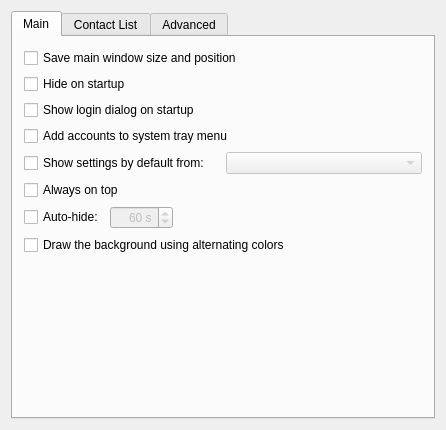
<ui version="4.0" >
 <class>mainSettingsClass</class>
 <widget class="QWidget" name="mainSettingsClass" >
  <property name="geometry" >
   <rect>
    <x>0</x>
    <y>0</y>
    <width>446</width>
    <height>430</height>
   </rect>
  </property>
  <property name="windowTitle" >
   <string>mainSettings</string>
  </property>
  <layout class="QGridLayout" >
   <item row="0" column="0" >
    <widget class="QTabWidget" name="tabMainSettings" >
     <property name="tabPosition" >
      <enum>QTabWidget::North</enum>
     </property>
     <property name="tabShape" >
      <enum>QTabWidget::Rounded</enum>
     </property>
     <property name="currentIndex" >
      <number>0</number>
     </property>
     <property name="elideMode" >
      <enum>Qt::ElideNone</enum>
     </property>
     <widget class="QWidget" name="mainTab" >
      <property name="geometry" >
       <rect>
        <x>0</x>
        <y>0</y>
        <width>424</width>
        <height>380</height>
       </rect>
      </property>
      <attribute name="title" >
       <string>Main</string>
      </attribute>
      <attribute name="icon" >
       <iconset resource="../qutim.qrc" >
        <normaloff>:/icons/crystal_project/settings.png</normaloff>:/icons/crystal_project/settings.png</iconset>
      </attribute>
      <attribute name="toolTip" >
       <string>Main Window Settings</string>
      </attribute>
      <layout class="QGridLayout" >
       <item row="0" column="0" >
        <widget class="QCheckBox" name="sizePosBox" >
         <property name="text" >
          <string>Save main window size and position</string>
         </property>
        </widget>
       </item>
       <item row="1" column="0" >
        <widget class="QCheckBox" name="hideBox" >
         <property name="text" >
          <string>Hide on startup</string>
         </property>
        </widget>
       </item>
       <item row="2" column="0" >
        <widget class="QCheckBox" name="loginDialogBox" >
         <property name="text" >
          <string>Show login dialog on startup</string>
         </property>
        </widget>
       </item>
       <item row="3" column="0" >
        <widget class="QCheckBox" name="menuAccountBox" >
         <property name="text" >
          <string>Add accounts to system tray menu</string>
         </property>
        </widget>
       </item>
       <item row="4" column="0" >
        <layout class="QHBoxLayout" >
         <item>
          <widget class="QCheckBox" name="showSettingsBox" >
           <property name="text" >
            <string>Show settings by default from:</string>
           </property>
          </widget>
         </item>
         <item>
          <widget class="QComboBox" name="accountBox" >
           <property name="enabled" >
            <bool>false</bool>
           </property>
          </widget>
         </item>
        </layout>
       </item>
       <item row="5" column="0" >
        <widget class="QCheckBox" name="onTopBox" >
         <property name="text" >
          <string>Always on top</string>
         </property>
        </widget>
       </item>
       <item row="6" column="0" >
        <layout class="QHBoxLayout" >
         <item>
          <widget class="QCheckBox" name="ahideBox" >
           <property name="text" >
            <string>Auto-hide:</string>
           </property>
          </widget>
         </item>
         <item>
          <widget class="QSpinBox" name="secondsBox" >
           <property name="enabled" >
            <bool>false</bool>
           </property>
           <property name="layoutDirection" >
            <enum>Qt::LeftToRight</enum>
           </property>
           <property name="alignment" >
            <set>Qt::AlignRight|Qt::AlignTrailing|Qt::AlignVCenter</set>
           </property>
           <property name="suffix" >
            <string> s</string>
           </property>
           <property name="maximum" >
            <number>3600</number>
           </property>
           <property name="value" >
            <number>60</number>
           </property>
          </widget>
         </item>
         <item>
          <spacer>
           <property name="orientation" >
            <enum>Qt::Horizontal</enum>
           </property>
           <property name="sizeHint" stdset="0" >
            <size>
             <width>40</width>
             <height>20</height>
            </size>
           </property>
          </spacer>
         </item>
        </layout>
       </item>
       <item row="8" column="0" >
        <spacer>
         <property name="orientation" >
          <enum>Qt::Vertical</enum>
         </property>
         <property name="sizeHint" stdset="0" >
          <size>
           <width>360</width>
           <height>31</height>
          </size>
         </property>
        </spacer>
       </item>
       <item row="7" column="0" >
        <widget class="QCheckBox" name="rowBox" >
         <property name="text" >
          <string>Draw the background using alternating colors</string>
         </property>
        </widget>
       </item>
      </layout>
     </widget>
     <widget class="QWidget" name="cListTab" >
      <property name="geometry" >
       <rect>
        <x>0</x>
        <y>0</y>
        <width>424</width>
        <height>380</height>
       </rect>
      </property>
      <attribute name="title" >
       <string>Contact List</string>
      </attribute>
      <attribute name="icon" >
       <iconset resource="../qutim.qrc" >
        <normaloff>:/icons/crystal_project/contactlist.png</normaloff>:/icons/crystal_project/contactlist.png</iconset>
      </attribute>
      <layout class="QGridLayout" >
       <item row="1" column="0" >
        <widget class="QGroupBox" name="clAccountsBox" >
         <property name="enabled" >
          <bool>true</bool>
         </property>
         <property name="title" >
          <string>Merge active accounts</string>
         </property>
         <property name="checkable" >
          <bool>true</bool>
         </property>
         <property name="checked" >
          <bool>false</bool>
         </property>
         <layout class="QGridLayout" >
          <property name="margin" >
           <number>6</number>
          </property>
          <property name="spacing" >
           <number>3</number>
          </property>
          <item row="0" column="0" >
           <layout class="QGridLayout" name="gridLayout" >
            <property name="spacing" >
             <number>3</number>
            </property>
            <item row="0" column="0" >
             <widget class="QCheckBox" name="showGroupsBox" >
              <property name="text" >
               <string>Show groups</string>
              </property>
             </widget>
            </item>
            <item row="1" column="0" >
             <widget class="QCheckBox" name="hideGroupsBox" >
              <property name="enabled" >
               <bool>false</bool>
              </property>
              <property name="text" >
               <string>Hide empty groups</string>
              </property>
             </widget>
            </item>
            <item row="0" column="1" >
             <widget class="QCheckBox" name="offlineBox" >
              <property name="text" >
               <string>Hide offline users</string>
              </property>
             </widget>
            </item>
            <item row="1" column="1" >
             <widget class="QCheckBox" name="separatorBox" >
              <property name="text" >
               <string>Hide online/offline separators</string>
              </property>
             </widget>
            </item>
           </layout>
          </item>
         </layout>
        </widget>
       </item>
       <item row="2" column="0" >
        <widget class="QGroupBox" name="sortBox" >
         <property name="title" >
          <string>Sort by:</string>
         </property>
         <layout class="QGridLayout" >
          <property name="verticalSpacing" >
           <number>0</number>
          </property>
          <item row="0" column="0" >
           <widget class="QRadioButton" name="unsortedButton" >
            <property name="text" >
             <string>Unsorted</string>
            </property>
           </widget>
          </item>
          <item row="1" column="0" >
           <widget class="QRadioButton" name="byStatusButton" >
            <property name="text" >
             <string>Sort by status</string>
            </property>
            <property name="checked" >
             <bool>true</bool>
            </property>
           </widget>
          </item>
          <item row="2" column="0" >
           <widget class="QRadioButton" name="byNameButton" >
            <property name="text" >
             <string>Sort by name</string>
            </property>
           </widget>
          </item>
         </layout>
        </widget>
       </item>
       <item row="5" column="0" >
        <widget class="QCheckBox" name="clientColumnBox" >
         <property name="text" >
          <string>Show client icons</string>
         </property>
        </widget>
       </item>
       <item row="0" column="0" >
        <widget class="QGroupBox" name="clLnFGrouBox" >
         <property name="title" >
          <string>Look'n'Feel</string>
         </property>
         <property name="flat" >
          <bool>false</bool>
         </property>
         <property name="checkable" >
          <bool>false</bool>
         </property>
         <layout class="QGridLayout" name="gridLayout_2" >
          <property name="margin" >
           <number>5</number>
          </property>
          <property name="spacing" >
           <number>2</number>
          </property>
          <item row="0" column="0" >
           <layout class="QHBoxLayout" name="clLnFLayout" >
            <property name="spacing" >
             <number>6</number>
            </property>
            <item>
             <widget class="QLabel" name="clOpacityLbl" >
              <property name="sizePolicy" >
               <sizepolicy vsizetype="Expanding" hsizetype="Expanding" >
                <horstretch>0</horstretch>
                <verstretch>0</verstretch>
               </sizepolicy>
              </property>
              <property name="minimumSize" >
               <size>
                <width>0</width>
                <height>0</height>
               </size>
              </property>
              <property name="maximumSize" >
               <size>
                <width>100</width>
                <height>16777215</height>
               </size>
              </property>
              <property name="text" >
               <string>Opacity:</string>
              </property>
             </widget>
            </item>
            <item>
             <spacer name="horizontalSpacer" >
              <property name="orientation" >
               <enum>Qt::Horizontal</enum>
              </property>
              <property name="sizeType" >
               <enum>QSizePolicy::Maximum</enum>
              </property>
              <property name="sizeHint" stdset="0" >
               <size>
                <width>40</width>
                <height>20</height>
               </size>
              </property>
             </spacer>
            </item>
            <item>
             <widget class="QSlider" name="clOpacitySlider" >
              <property name="maximum" >
               <number>100</number>
              </property>
              <property name="value" >
               <number>100</number>
              </property>
              <property name="orientation" >
               <enum>Qt::Horizontal</enum>
              </property>
              <property name="tickPosition" >
               <enum>QSlider::TicksAbove</enum>
              </property>
             </widget>
            </item>
            <item>
             <widget class="QLabel" name="clOpacityPersLbl" >
              <property name="minimumSize" >
               <size>
                <width>35</width>
                <height>0</height>
               </size>
              </property>
              <property name="maximumSize" >
               <size>
                <width>35</width>
                <height>16777215</height>
               </size>
              </property>
              <property name="text" >
               <string>100%</string>
              </property>
             </widget>
            </item>
           </layout>
          </item>
          <item row="1" column="0" >
           <layout class="QHBoxLayout" name="horizontalLayout_2" >
            <item>
             <widget class="QLabel" name="clWinStyleLbl" >
              <property name="sizePolicy" >
               <sizepolicy vsizetype="Expanding" hsizetype="Expanding" >
                <horstretch>0</horstretch>
                <verstretch>0</verstretch>
               </sizepolicy>
              </property>
              <property name="maximumSize" >
               <size>
                <width>100</width>
                <height>16777215</height>
               </size>
              </property>
              <property name="text" >
               <string>Window Style:</string>
              </property>
             </widget>
            </item>
            <item>
             <spacer name="horizontalSpacer_2" >
              <property name="orientation" >
               <enum>Qt::Horizontal</enum>
              </property>
              <property name="sizeType" >
               <enum>QSizePolicy::Maximum</enum>
              </property>
              <property name="sizeHint" stdset="0" >
               <size>
                <width>40</width>
                <height>20</height>
               </size>
              </property>
             </spacer>
            </item>
            <item>
             <widget class="QComboBox" name="clWinStyleComboBox" >
              <property name="sizePolicy" >
               <sizepolicy vsizetype="Fixed" hsizetype="Expanding" >
                <horstretch>0</horstretch>
                <verstretch>0</verstretch>
               </sizepolicy>
              </property>
              <item>
               <property name="text" >
                <string>Regular Window</string>
               </property>
              </item>
              <item>
               <property name="text" >
                <string>Borderless Window</string>
               </property>
              </item>
             </widget>
            </item>
           </layout>
          </item>
         </layout>
        </widget>
       </item>
       <item row="3" column="0" >
        <spacer name="verticalSpacer" >
         <property name="orientation" >
          <enum>Qt::Vertical</enum>
         </property>
         <property name="sizeHint" stdset="0" >
          <size>
           <width>20</width>
           <height>40</height>
          </size>
         </property>
        </spacer>
       </item>
      </layout>
     </widget>
     <widget class="QWidget" name="advancedTab" >
      <property name="geometry" >
       <rect>
        <x>0</x>
        <y>0</y>
        <width>416</width>
        <height>383</height>
       </rect>
      </property>
      <attribute name="title" >
       <string>Advanced</string>
      </attribute>
      <attribute name="icon" >
       <iconset resource="../qutim.qrc" >
        <normaloff>:/icons/crystal_project/advanced.png</normaloff>:/icons/crystal_project/advanced.png</iconset>
      </attribute>
      <attribute name="toolTip" >
       <string>Advanced settings</string>
      </attribute>
      <layout class="QGridLayout" >
       <item row="0" column="0" >
        <widget class="QGroupBox" name="sysTrayStatusBox" >
         <property name="title" >
          <string>System tray status</string>
         </property>
         <layout class="QGridLayout" >
          <item row="0" column="0" >
           <widget class="QRadioButton" name="noSysTrayButton" >
            <property name="text" >
             <string>No tray status</string>
            </property>
           </widget>
          </item>
          <item row="1" column="0" >
           <layout class="QHBoxLayout" >
            <item>
             <widget class="QRadioButton" name="statusFromButton" >
              <property name="text" >
               <string>Status from:</string>
              </property>
              <property name="checked" >
               <bool>true</bool>
              </property>
             </widget>
            </item>
            <item>
             <widget class="QComboBox" name="trayAccountBox" >
              <property name="enabled" >
               <bool>false</bool>
              </property>
             </widget>
            </item>
           </layout>
          </item>
          <item row="2" column="0" >
           <widget class="QCheckBox" name="inSysTrayBox" >
            <property name="enabled" >
             <bool>false</bool>
            </property>
            <property name="text" >
             <string>Show in system tray menu</string>
            </property>
           </widget>
          </item>
         </layout>
        </widget>
       </item>
       <item row="1" column="0" >
        <widget class="QLabel" name="label" >
         <property name="text" >
          <string>Style:</string>
         </property>
        </widget>
       </item>
       <item row="2" column="0" >
        <widget class="QComboBox" name="styleComboBox" >
         <property name="enabled" >
          <bool>true</bool>
         </property>
         <item>
          <property name="text" >
           <string>Default</string>
          </property>
         </item>
        </widget>
       </item>
       <item row="3" column="0" >
        <widget class="QLabel" name="label_2" >
         <property name="text" >
          <string>Translation:</string>
         </property>
        </widget>
       </item>
       <item row="4" column="0" >
        <widget class="QComboBox" name="translationComboBox" >
         <item>
          <property name="text" >
           <string>English</string>
          </property>
         </item>
         <item>
          <property name="text" >
           <string>Lithuanian</string>
          </property>
         </item>
         <item>
          <property name="text" >
           <string>Russian</string>
          </property>
         </item>
         <item>
          <property name="text" >
           <string>Ukrainian</string>
          </property>
         </item>
        </widget>
       </item>
       <item row="7" column="0" >
        <widget class="QComboBox" name="sIconsComboBox" >
         <item>
          <property name="text" >
           <string>Default</string>
          </property>
         </item>
        </widget>
       </item>
       <item row="6" column="0" >
        <widget class="QLabel" name="sIconsLabel" >
         <property name="text" >
          <string>Status Icons:</string>
         </property>
        </widget>
       </item>
       <item row="8" column="0" >
        <spacer>
         <property name="orientation" >
          <enum>Qt::Vertical</enum>
         </property>
         <property name="sizeHint" stdset="0" >
          <size>
           <width>216</width>
           <height>81</height>
          </size>
         </property>
        </spacer>
       </item>
      </layout>
     </widget>
    </widget>
   </item>
  </layout>
 </widget>
 <layoutdefault spacing="6" margin="11" />
 <resources>
  <include location="../qutim.qrc" />
 </resources>
 <connections>
  <connection>
   <sender>showSettingsBox</sender>
   <signal>toggled(bool)</signal>
   <receiver>accountBox</receiver>
   <slot>setEnabled(bool)</slot>
   <hints>
    <hint type="sourcelabel" >
     <x>208</x>
     <y>180</y>
    </hint>
    <hint type="destinationlabel" >
     <x>296</x>
     <y>180</y>
    </hint>
   </hints>
  </connection>
  <connection>
   <sender>statusFromButton</sender>
   <signal>toggled(bool)</signal>
   <receiver>trayAccountBox</receiver>
   <slot>setEnabled(bool)</slot>
   <hints>
    <hint type="sourcelabel" >
     <x>110</x>
     <y>68</y>
    </hint>
    <hint type="destinationlabel" >
     <x>110</x>
     <y>68</y>
    </hint>
   </hints>
  </connection>
  <connection>
   <sender>statusFromButton</sender>
   <signal>toggled(bool)</signal>
   <receiver>inSysTrayBox</receiver>
   <slot>setEnabled(bool)</slot>
   <hints>
    <hint type="sourcelabel" >
     <x>110</x>
     <y>68</y>
    </hint>
    <hint type="destinationlabel" >
     <x>94</x>
     <y>68</y>
    </hint>
   </hints>
  </connection>
  <connection>
   <sender>ahideBox</sender>
   <signal>toggled(bool)</signal>
   <receiver>secondsBox</receiver>
   <slot>setEnabled(bool)</slot>
   <hints>
    <hint type="sourcelabel" >
     <x>79</x>
     <y>234</y>
    </hint>
    <hint type="destinationlabel" >
     <x>136</x>
     <y>242</y>
    </hint>
   </hints>
  </connection>
  <connection>
   <sender>showGroupsBox</sender>
   <signal>toggled(bool)</signal>
   <receiver>hideGroupsBox</receiver>
   <slot>setEnabled(bool)</slot>
   <hints>
    <hint type="sourcelabel" >
     <x>125</x>
     <y>84</y>
    </hint>
    <hint type="destinationlabel" >
     <x>228</x>
     <y>88</y>
    </hint>
   </hints>
  </connection>
 </connections>
</ui>
